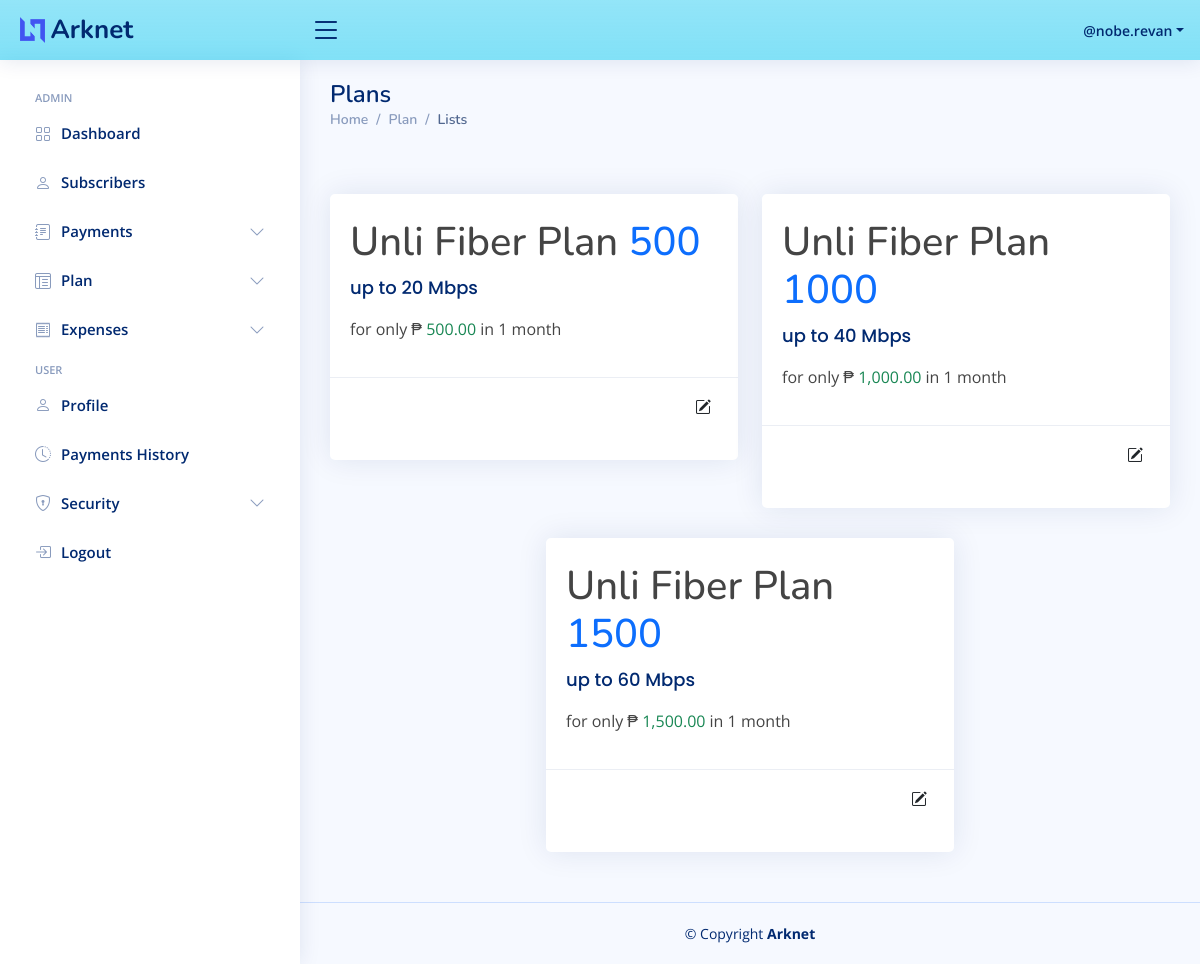
Screenshot of /plan/ (signed in) with the database file from the repository.
### app/models.py (models this page shows, shortened)
class User(db.Model):
    id = db.Column(db.Integer, primary_key=True)
    username = db.Column(db.String(120), nullable=False, unique=True)
    _password = db.Column(db.String(120), nullable=False)
    created_on = db.Column(db.DateTime(timezone=True),
                            server_default=db.func.now())
    last_modified = db.Column(db.DateTime(
        timezone=True), nullable=False, server_default=db.func.now())
    last_login = db.Column(db.DateTime(timezone=True))
    is_admin = db.Column(db.Boolean, default=False)
    email = db.Column(db.String(255), unique=True)
    is_email_verified = db.Column(db.Boolean, default=False)
    user_details_id = db.Column(db.Integer, db.ForeignKey(
        "user_details.id", ondelete="CASCADE"))
    user_details = db.relationship("UserDetails", backref=db.backref("user", uselist=False, cascade="all, delete",
                                                                        passive_deletes=True))
    def __str__(self):
        return f"@{self.username}"
    @property
    def password(self):
        return self._password

class Plan(db.Model):
    id = db.Column(db.Integer, primary_key=True)
    price = db.Column(db.Integer, nullable=False)
    speed = db.Column(db.Integer, nullable=False)

### app/plan/routes.py (the view)
@plan_bp.route("/")
def plan_lists():
    plans = db.session.query(Plan).order_by(Plan.price).all()
    context = dict(
        plans=plans
    )
    return render_template('plan/lists.html', **context)

### app/admin/__init__.py (called while the page is built)
@admin_bp.before_request
@require_login
def check_is_admin():
    from app.auth.utils import load_user
    token = request.args.get('token')
    if not load_user().is_admin and not token:
        return abort(401)

### app/auth/utils.py (called while the page is built)
def require_login(func, login_url="auth.login"):
    def decors(*args, **kwargs):
        if load_user() is None:
            return redirect(url_for(login_url))
        return func(*args, **kwargs)
    decors.__name__ = func.__name__
    return decors

def load_user() -> User:
    return User.query.filter_by(username=session.get("username")).first()

### app/utils.py (called while the page is built)
def dumps_token(token, salt=None):
    return s.dumps(token, salt)

### app/templates/plan/lists.html (shortened to what this page needs)
{% extends 'base.html' %}
{% block body %}
  <header id="header" class="header fixed-top d-flex align-items-center bg-info bg-gradient bg-opacity-50">
    {% include 'includes/logo.html' %}
    {% include 'includes/navbar.html' %}
  </header>
   {% include 'includes/sidenav.html' %}
  <main id="main" class="main">
    <div class="pagetitle">
      <h1>Plans</h1>
      <nav>
        <ol class="breadcrumb">
          <li class="breadcrumb-item"><a href="{{ url_for('main.dashboard') }}">Home</a></li>
          <li class="breadcrumb-item">Plan</li>
          <li class="breadcrumb-item active">Lists</li>
        </ol>
      </nav>
    </div>
    <section class="section pt-5">
        <div class="row">
            {% for plan in plans %}
							<div class="col-xxl-3 col-md-6 mx-auto">
            		<div class="card info-card sales-card py-4">
            		  <div class="card-body">
            		    <h1>Unli Fiber Plan <span class="h1 text-primary">{{ plan.price }} </span></h1>
            		    <p><span class="card-title text-"> up to {{ plan.speed }} Mbps</span></p>
            		    <p>for only ₱ <span class="text-success">{{ "{:,.2f}".format(plan.price) }}</span> in 1 month</p>
            		  </div>
                  <div class="card-footer">
                    <a href="{{ url_for('admin.plan.plan_edit', token=dumps_token(plan.id, salt='edit_plan')) }}">
                      <i class="bi bi-pencil-square btn border-0 d-flex justify-content-end"></i>
                    </a>
                  </div>
            		</div>
							</div>
						{% endfor %}
        </div>
      </section>
  </main>
{% endblock %}

### app/templates/includes/navbar.html (shortened to what this page needs)
<nav class="header-nav ms-auto">
    <ul class="d-flex align-items-center">
      <li class="nav-item dropdown pe-3">
        <a class="nav-link nav-profile d-flex align-items-center pe-0" href="#" data-bs-toggle="dropdown">
          <span class="d-none d-md-block dropdown-toggle ps-2">{{ load_user() }}</span>
        </a>
      </li>
    </ul>
  </nav>

### app/static/css/style.css (style rules this page uses)
:root { scroll-behavior: smooth; }
body { font-family: "Open Sans", sans-serif; background: #f6f9ff; color: #444444; }
a { color: #4154f1; text-decoration: none; }
h1, h2, h3, h4, h5, h6 { font-family: "Nunito", sans-serif; }
#main { margin-top: 60px; padding: 20px 30px; transition: all 0.3s; }
.pagetitle { margin-bottom: 10px; }
.pagetitle h1 { font-size: 24px; margin-bottom: 0; font-weight: 600; color: #012970; }
.card { margin-bottom: 30px; border: none; border-radius: 5px; box-shadow: 0px 0 30px rgba(1, 41, 112, 0.1); }
.card-header, .card-footer { border-color: #ebeef4; background-color: #fff; color: #798eb3; padding: 15px; }
.card-title { padding: 20px 0 15px 0; font-size: 18px; font-weight: 500; color: #012970; font-family: "Poppins", sans-serif; }
.card-body { padding: 0 20px 20px 20px; }
.breadcrumb { font-size: 14px; font-family: "Nunito", sans-serif; color: #899bbd; font-weight: 600; }
.breadcrumb a { color: #899bbd; transition: 0.3s; }
.breadcrumb .breadcrumb-item::before { color: #899bbd; }
.breadcrumb .active { color: #51678f; font-weight: 600; }
.header { transition: all 0.5s; z-index: 997; height: 60px; box-shadow: 0px 2px 20px rgba(1, 41, 112, 0.1); background-color: #fff; padding-left: 20px; }
.header-nav ul { list-style: none; }
.header-nav>ul { margin: 0; padding: 0; }
.header-nav .nav-profile { color: #012970; }
.header-nav .nav-profile span { font-size: 14px; font-weight: 600; }
@media (min-width: 1200px) { #main, #footer { margin-left: 300px; } }

### rows the page displays
User: username "@nobe.revan"
Plan: price "500", speed "20", price "500.00"
Plan: price "1000", speed "40", price "1,000.00"
Plan: price "1500", speed "60", price "1,500.00"
